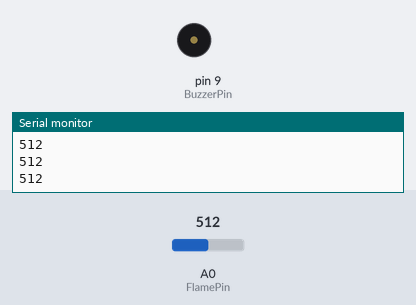
The sketch below on a simulated Arduino Uno, built with avr-gcc and run on an emulated ATmega328P. Shown: buzzer (waves = sounding), the last lines printed to the serial monitor. The inputs (shaded band) are chosen by the test bench; at power-on: A0 (FlamePin) = 512.

Above: at 1.2 s.
1.3 s: A0 (FlamePin) set to 54
2.8 s: A0 (FlamePin) set to 46
At 4.3 s:
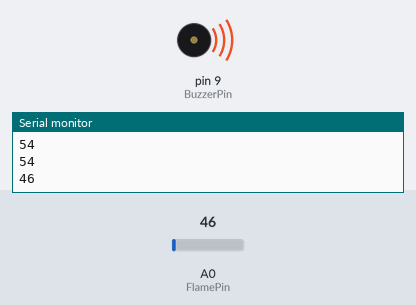
Timing chart, 0 to 5.8 s (numbered marks = the images above; inputs shaded):
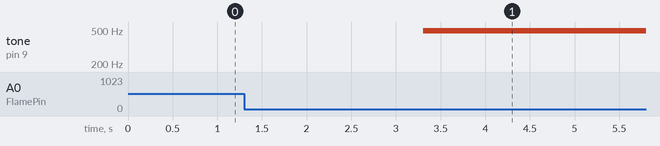

Measured:
- the behaviour switches between 50 and 49 on A0 (FlamePin) (found by bisection; images 0 and 1)
- after the input at 2.8 s, tone on pin 9 (BuzzerPin): silent → 490 Hz after 0.51 s

The sketch:

fire.ino
```cpp
 const int BuzzerPin = 9;   // ~(PWM)</pre>
const int FlamePin  = A0;
void setup ()
{
pinMode(BuzzerPin, OUTPUT);
Serial.begin(9600);
}

void loop ()
{

int sensorReading = analogRead(FlamePin);
Serial.println(sensorReading);
if (sensorReading < 50) {
analogWrite(BuzzerPin, 255);      // Almost any value can be used except 0 and 255
delay(500);
analogWrite(BuzzerPin, 155);
delay(500);
analogWrite(BuzzerPin, 255);
delay(500);
analogWrite(BuzzerPin, 155);
delay(500);
}
else {
analogWrite(BuzzerPin, 0);       // 0 turns it off
}

}
```
